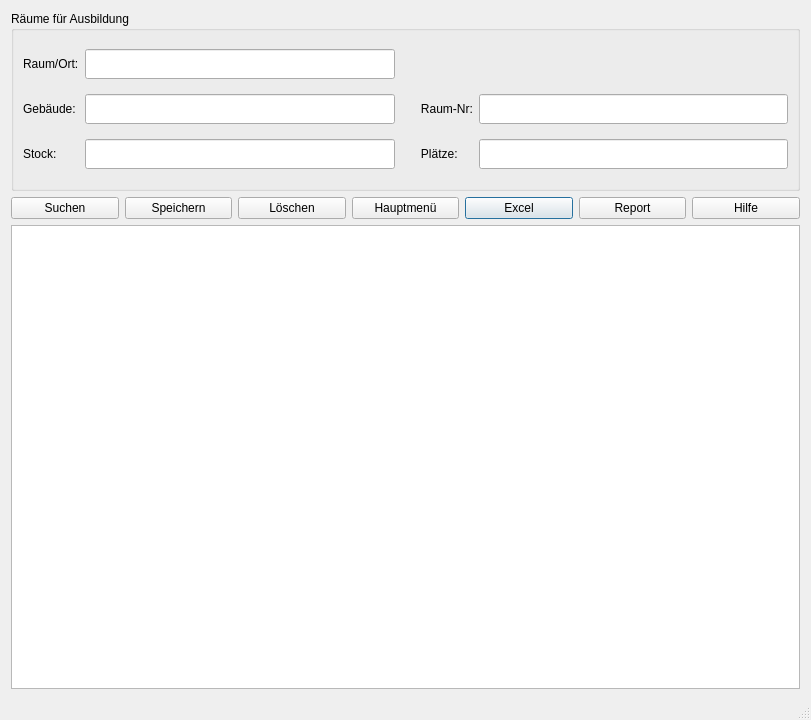
<?xml version="1.0" encoding="UTF-8"?>
<ui version="4.0">
 <class>Raeume</class>
 <widget class="QDialog" name="Raeume">
  <property name="geometry">
   <rect>
    <x>0</x>
    <y>0</y>
    <width>811</width>
    <height>720</height>
   </rect>
  </property>
  <property name="minimumSize">
   <size>
    <width>811</width>
    <height>720</height>
   </size>
  </property>
  <property name="windowTitle">
   <string>Räume</string>
  </property>
  <property name="sizeGripEnabled">
   <bool>true</bool>
  </property>
  <layout class="QGridLayout" name="gridLayout_2">
   <item row="3" column="0" colspan="7">
    <widget class="QTableWidget" name="twData">
     <property name="sizePolicy">
      <sizepolicy hsizetype="Ignored" vsizetype="Ignored">
       <horstretch>0</horstretch>
       <verstretch>0</verstretch>
      </sizepolicy>
     </property>
    </widget>
   </item>
   <item row="1" column="4">
    <widget class="QPushButton" name="btExcel">
     <property name="font">
      <font>
       <weight>50</weight>
       <bold>false</bold>
      </font>
     </property>
     <property name="mouseTracking">
      <bool>true</bool>
     </property>
     <property name="text">
      <string>Excel</string>
     </property>
     <property name="icon">
      <iconset>
       <normaloff>../../UsedSymbols/microsoft_excel_icon_132212.ico</normaloff>../../UsedSymbols/microsoft_excel_icon_132212.ico</iconset>
     </property>
    </widget>
   </item>
   <item row="1" column="6">
    <widget class="QPushButton" name="btHelp">
     <property name="font">
      <font>
       <weight>50</weight>
       <bold>false</bold>
      </font>
     </property>
     <property name="mouseTracking">
      <bool>true</bool>
     </property>
     <property name="text">
      <string>Hilfe</string>
     </property>
     <property name="icon">
      <iconset>
       <normaloff>../../UsedSymbols/info_13213.ico</normaloff>../../UsedSymbols/info_13213.ico</iconset>
     </property>
    </widget>
   </item>
   <item row="1" column="3">
    <widget class="QPushButton" name="btHp">
     <property name="font">
      <font>
       <weight>50</weight>
       <bold>false</bold>
      </font>
     </property>
     <property name="mouseTracking">
      <bool>true</bool>
     </property>
     <property name="text">
      <string>Hauptmenü</string>
     </property>
     <property name="icon">
      <iconset>
       <normaloff>../../UsedSymbols/log-out_icon-icons.com_50106.ico</normaloff>../../UsedSymbols/log-out_icon-icons.com_50106.ico</iconset>
     </property>
    </widget>
   </item>
   <item row="4" column="0" colspan="2">
    <widget class="QLabel" name="lab_INFO">
     <property name="sizePolicy">
      <sizepolicy hsizetype="Minimum" vsizetype="Maximum">
       <horstretch>0</horstretch>
       <verstretch>0</verstretch>
      </sizepolicy>
     </property>
     <property name="text">
      <string/>
     </property>
    </widget>
   </item>
   <item row="1" column="0">
    <widget class="QPushButton" name="btSearch">
     <property name="font">
      <font>
       <weight>50</weight>
       <bold>false</bold>
      </font>
     </property>
     <property name="mouseTracking">
      <bool>true</bool>
     </property>
     <property name="text">
      <string>Suchen</string>
     </property>
     <property name="icon">
      <iconset>
       <normaloff>../../UsedSymbols/searchmagnifierinterfacesymbol1_79893.ico</normaloff>../../UsedSymbols/searchmagnifierinterfacesymbol1_79893.ico</iconset>
     </property>
    </widget>
   </item>
   <item row="0" column="0" colspan="7">
    <widget class="QGroupBox" name="groupBox">
     <property name="sizePolicy">
      <sizepolicy hsizetype="Preferred" vsizetype="Preferred">
       <horstretch>0</horstretch>
       <verstretch>0</verstretch>
      </sizepolicy>
     </property>
     <property name="minimumSize">
      <size>
       <width>0</width>
       <height>0</height>
      </size>
     </property>
     <property name="maximumSize">
      <size>
       <width>16777215</width>
       <height>180</height>
      </size>
     </property>
     <property name="title">
      <string>Räume für Ausbildung</string>
     </property>
     <layout class="QGridLayout" name="gridLayout_3">
      <item row="0" column="0">
       <widget class="QLabel" name="label_2">
        <property name="sizePolicy">
         <sizepolicy hsizetype="Maximum" vsizetype="Preferred">
          <horstretch>0</horstretch>
          <verstretch>0</verstretch>
         </sizepolicy>
        </property>
        <property name="font">
         <font>
          <weight>50</weight>
          <bold>false</bold>
         </font>
        </property>
        <property name="text">
         <string>Raum/Ort:</string>
        </property>
       </widget>
      </item>
      <item row="0" column="1">
       <widget class="QLineEdit" name="leRaum">
        <property name="enabled">
         <bool>true</bool>
        </property>
        <property name="sizePolicy">
         <sizepolicy hsizetype="Preferred" vsizetype="Preferred">
          <horstretch>0</horstretch>
          <verstretch>0</verstretch>
         </sizepolicy>
        </property>
        <property name="maximumSize">
         <size>
          <width>16777215</width>
          <height>30</height>
         </size>
        </property>
        <property name="readOnly">
         <bool>false</bool>
        </property>
       </widget>
      </item>
      <item row="1" column="0">
       <widget class="QLabel" name="label_3">
        <property name="font">
         <font>
          <weight>50</weight>
          <bold>false</bold>
         </font>
        </property>
        <property name="text">
         <string>Gebäude:</string>
        </property>
       </widget>
      </item>
      <item row="1" column="1">
       <widget class="QLineEdit" name="leGebaeude">
        <property name="enabled">
         <bool>true</bool>
        </property>
        <property name="sizePolicy">
         <sizepolicy hsizetype="Preferred" vsizetype="Preferred">
          <horstretch>0</horstretch>
          <verstretch>0</verstretch>
         </sizepolicy>
        </property>
        <property name="maximumSize">
         <size>
          <width>16777215</width>
          <height>30</height>
         </size>
        </property>
        <property name="readOnly">
         <bool>false</bool>
        </property>
       </widget>
      </item>
      <item row="1" column="2">
       <widget class="QLabel" name="label_6">
        <property name="sizePolicy">
         <sizepolicy hsizetype="Maximum" vsizetype="Preferred">
          <horstretch>0</horstretch>
          <verstretch>0</verstretch>
         </sizepolicy>
        </property>
        <property name="font">
         <font>
          <weight>50</weight>
          <bold>false</bold>
         </font>
        </property>
        <property name="text">
         <string>      Raum-Nr:</string>
        </property>
       </widget>
      </item>
      <item row="1" column="3">
       <widget class="QLineEdit" name="leRaumNr">
        <property name="sizePolicy">
         <sizepolicy hsizetype="Preferred" vsizetype="Preferred">
          <horstretch>0</horstretch>
          <verstretch>0</verstretch>
         </sizepolicy>
        </property>
        <property name="readOnly">
         <bool>false</bool>
        </property>
       </widget>
      </item>
      <item row="2" column="0">
       <widget class="QLabel" name="label_4">
        <property name="font">
         <font>
          <weight>50</weight>
          <bold>false</bold>
         </font>
        </property>
        <property name="text">
         <string>Stock:</string>
        </property>
       </widget>
      </item>
      <item row="2" column="1">
       <widget class="QLineEdit" name="leStock">
        <property name="sizePolicy">
         <sizepolicy hsizetype="Preferred" vsizetype="Preferred">
          <horstretch>0</horstretch>
          <verstretch>0</verstretch>
         </sizepolicy>
        </property>
        <property name="maximumSize">
         <size>
          <width>16777215</width>
          <height>30</height>
         </size>
        </property>
        <property name="readOnly">
         <bool>false</bool>
        </property>
       </widget>
      </item>
      <item row="2" column="2">
       <widget class="QLabel" name="label_5">
        <property name="font">
         <font>
          <weight>50</weight>
          <bold>false</bold>
         </font>
        </property>
        <property name="text">
         <string>      Plätze:</string>
        </property>
       </widget>
      </item>
      <item row="2" column="3">
       <widget class="QLineEdit" name="lePlaetze">
        <property name="sizePolicy">
         <sizepolicy hsizetype="Preferred" vsizetype="Preferred">
          <horstretch>0</horstretch>
          <verstretch>0</verstretch>
         </sizepolicy>
        </property>
        <property name="readOnly">
         <bool>false</bool>
        </property>
       </widget>
      </item>
     </layout>
    </widget>
   </item>
   <item row="1" column="5">
    <widget class="QPushButton" name="btReport">
     <property name="font">
      <font>
       <weight>50</weight>
       <bold>false</bold>
      </font>
     </property>
     <property name="mouseTracking">
      <bool>true</bool>
     </property>
     <property name="text">
      <string>Report</string>
     </property>
     <property name="icon">
      <iconset>
       <normaloff>../../UsedSymbols/reporting_noun_report_document_file_icon_148360.ico</normaloff>../../UsedSymbols/reporting_noun_report_document_file_icon_148360.ico</iconset>
     </property>
    </widget>
   </item>
   <item row="1" column="1">
    <widget class="QPushButton" name="btSpeichern">
     <property name="font">
      <font>
       <weight>50</weight>
       <bold>false</bold>
      </font>
     </property>
     <property name="mouseTracking">
      <bool>true</bool>
     </property>
     <property name="text">
      <string>Speichern</string>
     </property>
     <property name="icon">
      <iconset>
       <normaloff>../../UsedSymbols/save_3621.ico</normaloff>../../UsedSymbols/save_3621.ico</iconset>
     </property>
    </widget>
   </item>
   <item row="1" column="2">
    <widget class="QPushButton" name="btLoeschen">
     <property name="font">
      <font>
       <weight>50</weight>
       <bold>false</bold>
      </font>
     </property>
     <property name="mouseTracking">
      <bool>true</bool>
     </property>
     <property name="text">
      <string>Löschen</string>
     </property>
     <property name="icon">
      <iconset>
       <normaloff>../../UsedSymbols/seo-social-web-network-internet_262_icon-icons.com_61518.ico</normaloff>../../UsedSymbols/seo-social-web-network-internet_262_icon-icons.com_61518.ico</iconset>
     </property>
    </widget>
   </item>
  </layout>
 </widget>
 <tabstops>
  <tabstop>leRaum</tabstop>
  <tabstop>leGebaeude</tabstop>
  <tabstop>leStock</tabstop>
  <tabstop>leRaumNr</tabstop>
  <tabstop>lePlaetze</tabstop>
  <tabstop>btSearch</tabstop>
  <tabstop>btSpeichern</tabstop>
  <tabstop>btLoeschen</tabstop>
  <tabstop>btHp</tabstop>
  <tabstop>btExcel</tabstop>
  <tabstop>btReport</tabstop>
  <tabstop>btHelp</tabstop>
  <tabstop>twData</tabstop>
 </tabstops>
 <resources/>
 <connections/>
</ui>
